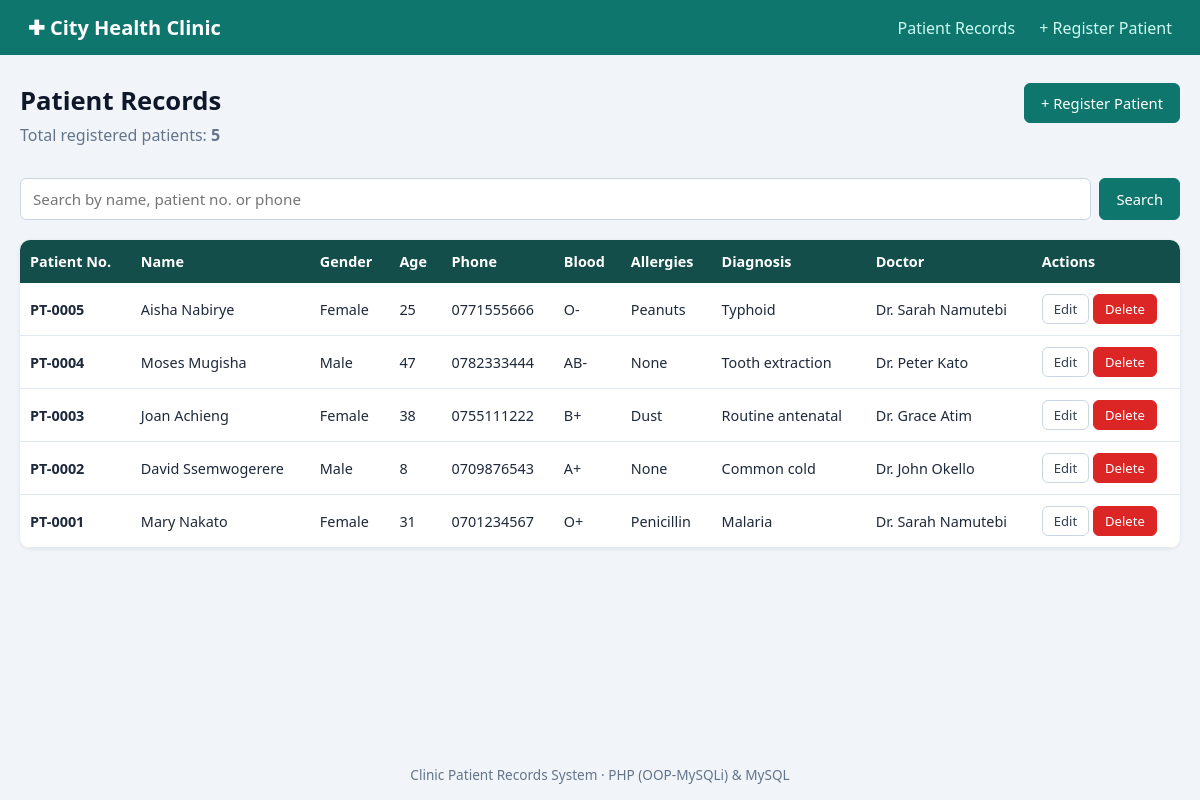
The page / on the database its author committed.
### tables this page shows
CREATE TABLE patients (
  id            INT AUTO_INCREMENT PRIMARY KEY,
  patient_no    VARCHAR(20)  NOT NULL UNIQUE,
  full_name     VARCHAR(100) NOT NULL,
  gender        ENUM('Male','Female','Other') NOT NULL,
  date_of_birth DATE         NOT NULL,
  phone         VARCHAR(20)  NOT NULL,
  address       VARCHAR(150) DEFAULT NULL,
  blood_group   VARCHAR(5)   DEFAULT NULL,
  allergies     VARCHAR(150) DEFAULT NULL,
  diagnosis     VARCHAR(255) DEFAULT NULL,
  doctor_id     INT          DEFAULT NULL,
  registered_at TIMESTAMP    DEFAULT CURRENT_TIMESTAMP,
  CONSTRAINT fk_patient_doctor
    FOREIGN KEY (doctor_id) REFERENCES doctors(id)
    ON DELETE SET NULL
    ON UPDATE CASCADE
);

CREATE TABLE doctors (
  id             INT AUTO_INCREMENT PRIMARY KEY,
  full_name      VARCHAR(100) NOT NULL,
  specialization VARCHAR(100) NOT NULL,
  phone          VARCHAR(20)  NOT NULL
);

### includes/functions.php (called while the page is built, shortened)
<?php
function e($value): string
{
    return htmlspecialchars((string)$value, ENT_QUOTES, 'UTF-8');
}
function calculateAge(string $dob): int
{
    return (new DateTime($dob))->diff(new DateTime('today'))->y;
}

### index.php (the view, shortened to what this page needs)
<?php
require_once 'config.php';
$search    = trim($_GET['q'] ?? '');
$patients  = [];
$error     = '';
$total     = 0;
try {
    $countResult = $conn->query("SELECT COUNT(*) AS total FROM patients");
    $total = $countResult->fetch_assoc()['total'];
    $baseSql = "SELECT p.*, d.full_name AS doctor_name
                FROM patients p
                LEFT JOIN doctors d ON p.doctor_id = d.id";
    if ($search !== '') {
        $stmt = $conn->prepare(
            $baseSql . " WHERE p.full_name LIKE ? OR p.patient_no LIKE ? OR p.phone LIKE ?
                         ORDER BY p.id DESC"
        );
        $like = "%" . $search . "%";
        $stmt->bind_param("sss", $like, $like, $like);
    } else {
        $stmt = $conn->prepare($baseSql . " ORDER BY p.id DESC");
    }
    $stmt->execute();
    $result   = $stmt->get_result();
    $patients = $result->fetch_all(MYSQLI_ASSOC);
} catch (mysqli_sql_exception $ex) {
    $error = "Could not retrieve records: " . $ex->getMessage();
}
require 'includes/header.php';
?>
<div class="page-head">
    <div>
        <h1>Patient Records</h1>
        <p class="muted">Total registered patients: <strong><?= (int)$total ?></strong></p>
    </div>
    <a href="create.php" class="btn primary">+ Register Patient</a>
</div>
<form method="GET" class="search">
    <input type="text" name="q" placeholder="Search by name, patient no. or phone"
           value="<?= e($search) ?>">
    <button type="submit" class="btn primary">Search</button>
</form>
<?php if (count($patients) > 0): ?>
<div class="table-wrap">
<table>
    <thead>
        <tr>
            <th>Patient No.</th>
            <th>Name</th>
            <th>Gender</th>
            <th>Age</th>
            <th>Phone</th>
            <th>Blood</th>
            <th>Allergies</th>
            <th>Diagnosis</th>
            <th>Doctor</th>
            <th>Actions</th>
        </tr>
    </thead>
    <tbody>
    <?php foreach ($patients as $row): ?>
        <tr>
            <td><strong><?= e($row['patient_no']) ?></strong></td>
            <td><?= e($row['full_name']) ?></td>
            <td><?= e($row['gender']) ?></td>
            <td><?= calculateAge($row['date_of_birth']) ?></td>
            <td><?= e($row['phone']) ?></td>
            <td><?= e($row['blood_group'] ?: '-') ?></td>
            <td><?= e($row['allergies'] ?: '-') ?></td>
            <td><?= e($row['diagnosis'] ?: '-') ?></td>
            <td><?= e($row['doctor_name'] ?: 'Not assigned') ?></td>
            <td class="row-actions">
                <a href="update.php?id=<?= (int)$row['id'] ?>" class="btn small">Edit</a>
                <form method="POST" action="delete.php"
                      onsubmit="return confirm('Delete <?= e(addslashes($row['full_name'])) ?>? This cannot be undone.');">
                    <button type="submit" class="btn small danger">Delete</button>
                </form>
            </td>
        </tr>
    <?php endforeach; ?>
    </tbody>
</table>
</div>
<?php elseif (!$error): ?>
    <div class="card empty">0 results found.</div>
<?php endif; ?>
<?php require 'includes/footer.php'; ?>

### includes/header.php (shortened to what this page needs)
<!DOCTYPE html>
<html lang="en">
<head>
    <link rel="stylesheet" href="assets/style.css">
</head>
<body>
<header class="topbar">
    <div class="brand">&#10010; City Health Clinic</div>
    <nav>
        <a href="index.php">Patient Records</a>
        <a href="create.php">+ Register Patient</a>
    </nav>
</header>
<main class="container">

### includes/footer.php (shortened to what this page needs)
</main>
<footer class="footer">
    Clinic Patient Records System &middot; PHP (OOP-MySQLi) &amp; MySQL
</footer>
</body>
</html>

### assets/style.css (style rules this page uses)
* { box-sizing: border-box; }
body { margin: 0; font-family: "Segoe UI", Arial, sans-serif; background: #f1f5f9; color: #1e293b; min-height: 100vh; display: flex; flex-direction: column; }
.topbar { background: #0f766e; color: #fff; display: flex; justify-content: space-between; align-items: center; padding: 14px 28px; flex-wrap: wrap; gap: 10px; }
.brand { font-size: 1.25rem; font-weight: 700; }
.topbar nav a { color: #ccfbf1; text-decoration: none; margin-left: 20px; font-weight: 500; }
.container { width: 100%; max-width: 1200px; margin: 28px auto; padding: 0 20px; flex: 1; }
h1 { margin: 0 0 6px; font-size: 1.6rem; color: #0f172a; }
.muted { color: #64748b; margin: 0 0 18px; }
.page-head { display: flex; justify-content: space-between; align-items: flex-start; flex-wrap: wrap; gap: 10px; }
.btn { display: inline-block; padding: 9px 16px; border: 1px solid #cbd5e1; border-radius: 6px; background: #fff; color: #334155; text-decoration: none; cursor: pointer; font-size: .92rem; font-family: inherit; }
.btn.primary { background: #0f766e; border-color: #0f766e; color: #fff; }
.btn.danger { background: #dc2626; border-color: #dc2626; color: #fff; }
.btn.small { padding: 5px 11px; font-size: .82rem; }
.search { display: flex; gap: 8px; margin: 14px 0 20px; flex-wrap: wrap; }
.search input { flex: 1; min-width: 220px; padding: 10px 12px; border: 1px solid #cbd5e1; border-radius: 6px; font-size: .95rem; }
.table-wrap { overflow-x: auto; background: #fff; border-radius: 10px; box-shadow: 0 1px 4px rgba(0,0,0,.08); }
table { width: 100%; border-collapse: collapse; font-size: .9rem; }
th { background: #134e4a; color: #fff; text-align: left; padding: 12px 10px; white-space: nowrap; }
td { padding: 11px 10px; border-bottom: 1px solid #e2e8f0; vertical-align: middle; }
.row-actions { white-space: nowrap; }
.row-actions form { display: inline; }
input, select, textarea { padding: 10px 12px; border: 1px solid #cbd5e1; border-radius: 6px; font-size: .95rem; font-family: inherit; background: #fff; }
.footer { text-align: center; padding: 16px; color: #64748b; font-size: .85rem; }

### rows shown on the page
patients: patient_no "PT-0005", full_name "Aisha Nabirye", gender "Female", date_of_birth "25", phone "0771555666", blood_group "O-", allergies "Peanuts", diagnosis "Typhoid", doctor.full_name "Dr. Sarah Namutebi"
patients: patient_no "PT-0004", full_name "Moses Mugisha", gender "Male", date_of_birth "47", phone "0782333444", blood_group "AB-", allergies "None", diagnosis "Tooth extraction", doctor.full_name "Dr. Peter Kato"
patients: patient_no "PT-0003", full_name "Joan Achieng", gender "Female", date_of_birth "38", phone "0755111222", blood_group "B+", allergies "Dust", diagnosis "Routine antenatal", doctor.full_name "Dr. Grace Atim"
patients: patient_no "PT-0002", full_name "David Ssemwogerere", gender "Male", date_of_birth "8", phone "0709876543", blood_group "A+", allergies "None", diagnosis "Common cold", doctor.full_name "Dr. John Okello"
patients: patient_no "PT-0001", full_name "Mary Nakato", gender "Female", date_of_birth "31", phone "0701234567", blood_group "O+", allergies "Penicillin", diagnosis "Malaria", doctor.full_name "Dr. Sarah Namutebi"

### other values the page prints
$total "5"
